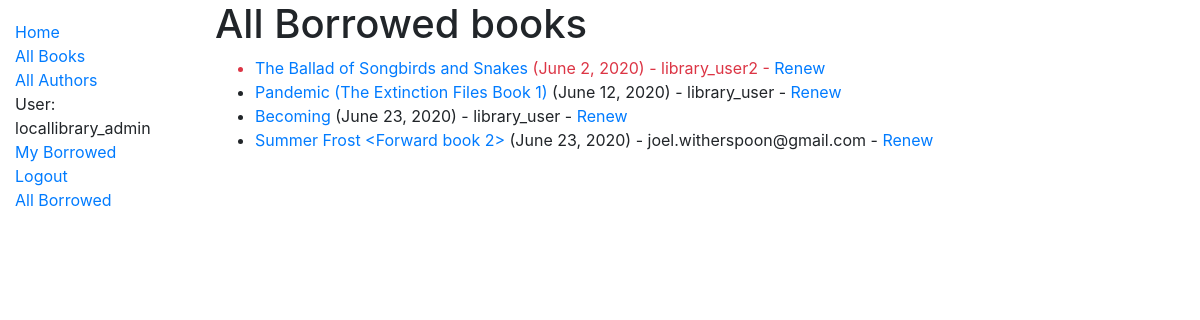
Page /catalog/borrowed/ (signed in) on the committed database.
### catalog/models.py (models this page shows, shortened)
class BookInstance(models.Model):
    id = models.UUIDField(primary_key=True, default=uuid.uuid4, help_text='Unique ID for this particular book across '
                                                                          'whole library')
    book = models.ForeignKey('Book', on_delete=models.SET_NULL, null=True)
    imprint = models.CharField(max_length=200)
    due_back = models.DateField(null=True, blank=True)
    borrower = models.ForeignKey(User, on_delete=models.SET_NULL, null=True, blank=True)
    LOAN_STATUS = (
        ('m', 'Maintenance'),
        ('o', 'On Loan'),
        ('a', 'Available'),
        ('r', 'Reserved'),
    )
    status = models.CharField(
        max_length=1,
        choices=LOAN_STATUS,
        blank=True,
        default='m',
        help_text='Book availability',
    )
    class Meta:
        ordering = ['due_back']
        app_label = 'catalog'
        permissions = (("can_mark_returned", "Set book as returned"),)
    @property
    def is_overdue(self):
        if self.due_back and date.today() > self.due_back:
            return True
        return False

class Book(models.Model):
    title = models.CharField(max_length=200)
    author = models.ForeignKey('Author', on_delete=models.SET_NULL, null=True)
    summary = models.TextField(max_length=1000, help_text='Enter a brief description of the book')
    isbn = models.CharField('ISBN', max_length=13, help_text='13 Characters <a href="https://www.isbn-international'
                                                             '.org/content/what-isbn">ISBN number</a>')
    genre = models.ManyToManyField('Genre', help_text='Select a genre for this book')
    iso_639_1 = (('ab', 'Abkhaz'),
                 ('aa', 'Afar'),
                 ('af', 'Afrikaans'),
                 ('ak', 'Akan'),
                 ('sq', 'Albanian'),
                 ('am', 'Amharic'),
                 ('ar', 'Arabic'),
                 ('an', 'Aragonese'),
                 ('hy', 'Armenian'),
                 ('as', 'Assamese'),
                 ('av', 'Avaric'),
                 ('ae', 'Avestan'),
                 ('ay', 'Aymara'),
                 ('az', 'Azerbaijani'),
                 ('bm', 'Bambara'),
                 ('ba', 'Bashkir'),
                 ('eu', 'Basque'),
                 ('be', 'Belarusian'),
                 ('bn', 'Bengali'),
                 ('bh', 'Bihari'),
                 ('bi', 'Bislama'),
                 ('bs', 'Bosnian'),
                 ('br', 'Breton'),
                 ('bg', 'Bulgarian'),
                 ('my', 'Burmese'),
                 ('ca', 'Catalan; Valencian'),
                 ('ch', 'Chamorro'),
                 ('ce', 'Chechen'),
                 ('ny', 'Chichewa; Chewa; Nyanja'),
                 ('zh', 'Chinese'),
                 ('cv', 'Chuvash'),
                 ('kw', 'Cornish'),
                 ('co', 'Corsican'),
                 ('cr', 'Cree'),
                 ('hr', 'Croatian'),
                 ('cs', 'Czech'),
                 ('da', 'Danish'),
                 ('dv', 'Divehi; Maldivian;'),
                 ('nl', 'Dutch'),
                 ('dz', 'Dzongkha'),
                 ('en', 'English'),
                 ('eo', 'Esperanto'),
                 ('et', 'Estonian'),
                 ('ee', 'Ewe'),
                 ('fo', 'Faroese'),
                 ('fj', 'Fijian'),
                 ('fi', 'Finnish'),
                 ('fr', 'French'),
                 ('ff', 'Fula'),
                 ('gl', 'Galician'),
                 ('ka', 'Georgian'),
                 ('de', 'German'),
                 ('el', 'Greek, Modern'),
                 ('gn', 'Guaraní'),
                 ('gu', 'Gujarati'),
                 ('ht', 'Haitian'),
                 ('ha', 'Hausa'),
                 ('he', 'Hebrew (modern)'),
                 ('hz', 'Herero'),
                 ('hi', 'Hindi'),
                 ('ho', 'Hiri Motu'),
                 ('hu', 'Hungarian'),
                 ('ia', 'Interlingua'),
                 ('id', 'Indonesian'),
                 ('ie', 'Interlingue'),
                 ('ga', 'Irish'),
                 ('ig', 'Igbo'),
                 ('ik', 'Inupiaq'),
                 ('io', 'Ido'),
                 ('is', 'Icelandic'),
                 ('it', 'Italian'),
                 ('iu', 'Inuktitut'),
                 ('ja', 'Japanese'),
                 ('jv', 'Javanese'),
                 ('kl', 'Kalaallisut'),
                 ('kn', 'Kannada'),
                 ('kr', 'Kanuri'),
                 ('ks', 'Kashmiri'),
                 ('kk', 'Kazakh'),
                 ('km', 'Khmer'),
                 ('ki', 'Kikuyu, Gikuyu'),
                 ('rw', 'Kinyarwanda'),
                 ('ky', 'Kirghiz, Kyrgyz'),
                 ('kv', 'Komi'),
                 ('kg', 'Kongo'),
                 ('ko', 'Korean'),
                 ('ku', 'Kurdish'),
                 ('kj', 'Kwanyama, Kuanyama'),
                 ('la', 'Latin'),
                 ('lb', 'Luxembourgish'),
                 ('lg', 'Luganda'),
                 ('li', 'Limburgish'),
                 ('ln', 'Lingala'),
                 ('lo', 'Lao'),
                 ('lt', 'Lithuanian'),
                 ('lu', 'Luba-Katanga'),
                 ('lv', 'Latvian'),
                 ('gv', 'Manx'),
                 ('mk', 'Macedonian'),
                 ('mg', 'Malagasy'),
                 ('ms', 'Malay'),
                 ('ml', 'Malayalam'),
                 ('mt', 'Maltese'),
                 ('mi', 'Māori'),
                 ('mr', 'Marathi (Marāṭhī)'),
                 ('mh', 'Marshallese'),
                 ('mn', 'Mongolian'),
                 ('na', 'Nauru'),
                 ('nv', 'Navajo, Navaho'),
                 ('nb', 'Norwegian Bokmål'),
                 ('nd', 'North Ndebele'),
                 ('ne', 'Nepali'),
                 ('ng', 'Ndonga'),
                 ('nn', 'Norwegian Nynorsk'),
                 ('no', 'Norwegian'),
                 ('ii', 'Nuosu'),
                 ('nr', 'South Ndebele'),
                 ('oc', 'Occitan'),
                 ('oj', 'Ojibwe, Ojibwa'),
                 ('cu', 'Old Church Slavonic'),
                 ('om', 'Oromo'),
                 ('or', 'Oriya'),
                 ('os', 'Ossetian, Ossetic'),
                 ('pa', 'Panjabi, Punjabi'),
                 ('pi', 'Pāli'),
                 ('fa', 'Persian'),
                 ('pl', 'Polish'),
                 ('ps', 'Pashto, Pushto'),
                 ('pt', 'Portuguese'),
                 ('qu', 'Quechua'),
                 ('rm', 'Romansh'),
                 ('rn', 'Kirundi'),
                 ('ro', 'Romanian, Moldavan'),
                 ('ru', 'Russian'),
                 ('sa', 'Sanskrit (Saṁskṛta)'),
                 ('sc', 'Sardinian'),
                 ('sd', 'Sindhi'),
                 ('se', 'Northern Sami'),
                 ('sm', 'Samoan'),
                 ('sg', 'Sango'),
                 ('sr', 'Serbian'),
                 ('gd', 'Scottish Gaelic'),
                 ('sn', 'Shona'),
                 ('si', 'Sinhala, Sinhalese'),
                 ('sk', 'Slovak'),
                 ('sl', 'Slovene'),
                 ('so', 'Somali'),
                 ('st', 'Southern Sotho'),
                 ('es', 'Spanish; Castilian'),
                 ('su', 'Sundanese'),
                 ('sw', 'Swahili'),
                 ('ss', 'Swati'),
                 ('sv', 'Swedish'),
                 ('ta', 'Tamil'),
                 ('te', 'Telugu'),
                 ('tg', 'Tajik'),
                 ('th', 'Thai'),
                 ('ti', 'Tigrinya'),
                 ('bo', 'Tibetan'),
                 ('tk', 'Turkmen'),
                 ('tl', 'Tagalog'),
                 ('tn', 'Tswana'),
                 ('to', 'Tonga'),
                 ('tr', 'Turkish'),
                 ('ts', 'Tsonga'),
                 ('tt', 'Tatar'),
                 ('tw', 'Twi'),
                 ('ty', 'Tahitian'),
                 ('ug', 'Uighur, Uyghur'),
                 ('uk', 'Ukrainian'),
                 ('ur', 'Urdu'),
                 ('uz', 'Uzbek'),
                 ('ve', 'Venda'),
                 ('vi', 'Vietnamese'),
                 ('vo', 'Volapük'),
                 ('wa', 'Walloon'),
                 ('cy', 'Welsh'),
                 ('wo', 'Wolof'),
                 ('fy', 'Western Frisian'),
                 ('xh', 'Xhosa'),
                 ('yi', 'Yiddish'),
                 ('yo', 'Yoruba'),
                 ('za', 'Zhuang, Chuang'),
                 ('zu', 'Zulu'),)
    language = models.CharField(
        max_length=2,
        choices=iso_639_1,
        blank=True,
        default='en',
        help_text='Languages'
    )
    def display_genre(self):
        """Creates a 3 char string for genre"""
        return ', '.join(genre.name for genre in self.genre.all()[:3])
    display_genre.short_description = 'Genre'

### catalog/views.py (the view)
# urls.py: path('borrowed/', views.LoanedBooksListView.as_view(), name='all-borrowed'),
class LoanedBooksListView(PermissionRequiredMixin, generic.ListView):
    permission_required = 'catalog.can_mark_returned'
    model = BookInstance
    template_name = 'catalog/bookinstance_list_borrowed.html'
    paginate_by = 10
    def get_queryset(self):
        return BookInstance.objects.filter(status__exact='o').order_by('due_back')

### catalog/templates/catalog/bookinstance_list_borrowed.html
{% extends "catalog/base.html" %}
{% block content %}
    <h1>All Borrowed books</h1>
    {% if bookinstance_list %}
    <ul>
      {% for bookinst in bookinstance_list %}
      <li class="{% if bookinst.is_overdue %}text-danger{% endif %}">
          <a href="{% url 'catalog:book-detail' bookinst.book.pk %}">{{ bookinst.book.title }} </a>
            ({{ bookinst.due_back }}) - {{ bookinst.borrower }}
          {% if perms.catalog.can_mark_returned %}
            - <a href="{% url 'catalog:renew-book-librarian' bookinst.id %}">
                Renew
            </a>
          {% endif %}
      </li>
      {% endfor %}
    </ul>
    {% else %}
      <p>There are no books borrowed.</p>
    {% endif %}
{% endblock %}

### catalog/templates/catalog/base.html (shortened to what this page needs)
{% load static %}
<!DOCTYPE html>
<html lang="en">
<head>
  <link rel="stylesheet" href="https://stackpath.bootstrapcdn.com/bootstrap/4.1.3/css/bootstrap.min.css"
>
  <link rel="stylesheet" href="{% static 'catalog/css/styles.css' %}">
</head>
<body>
  <div class="container-fluid">
    <div class="row">
      <div class="col-sm-2">
          {% block sidebar %}
              <ul class="sidebar-nav">
                <li><a href="{% url 'catalog:index' %}">Home</a></li>
                <li><a href="{% url 'catalog:books' %}">All Books</a></li>
                <li><a href="{% url 'catalog:authors' %}">All Authors</a></li>
                {% if user.is_authenticated %}
                    <li>User: {{ user.get_username }}</li>
                    <li><a href="{% url 'catalog:my-borrowed' %}"> My Borrowed</a></li>
                    <li><a href="{% url 'logout'%}?next={{request.path}}">Logout</a></li>
                    {% if perms.catalog.can_mark_returned %}
                       <li><a href="{% url 'catalog:all-borrowed' %}">All Borrowed</a></li>
                    {% endif %}
                {% else %}
                    <li><a href="{% url 'login'%}?next={{request.path}}">Login</a></li>
                {% endif %}
              </ul>
        {% endblock %}
      </div>
      <div class="col-sm-10 ">{% block content %}{% endblock %}
   </div>
    </div>
  </div>
</body>
</html>

### catalog/static/catalog/css/styles.css (style rules this page uses)
.sidebar-nav { margin-top: 20px; padding: 0; list-style: none; }

### rows in the picture
BookInstance: book "The Ballad of Songbirds and Snakes", due_back "June 2, 2020", borrower "library_user2"
BookInstance: book "Pandemic (The Extinction Files Book 1)", due_back "June 12, 2020", borrower "library_user"
BookInstance: book "Becoming", due_back "June 23, 2020", borrower "library_user"
BookInstance: book "Summer Frost <Forward book 2>", due_back "June 23, 2020", borrower "joel.witherspoon@gmail.com"

### other values in the picture
{{ user.get_username }} "locallibrary_admin"
